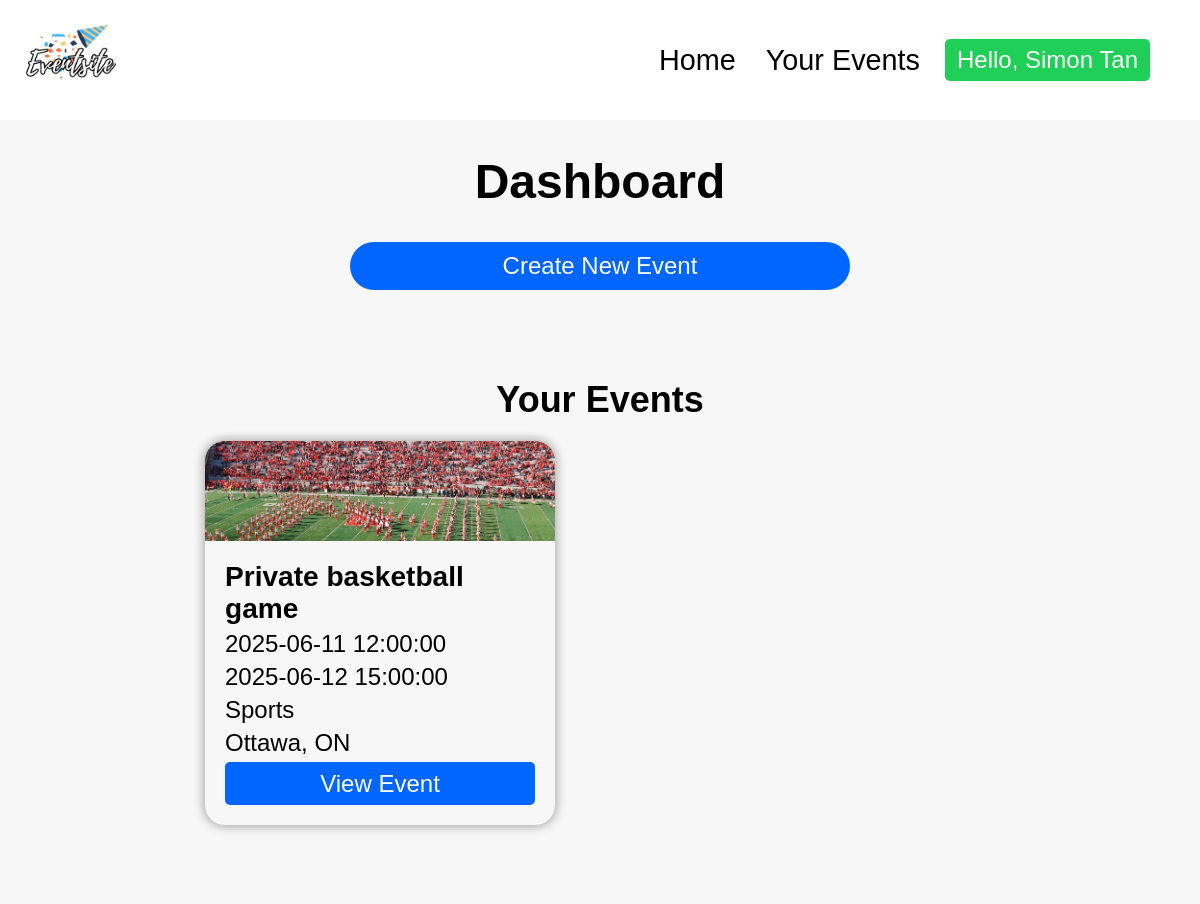
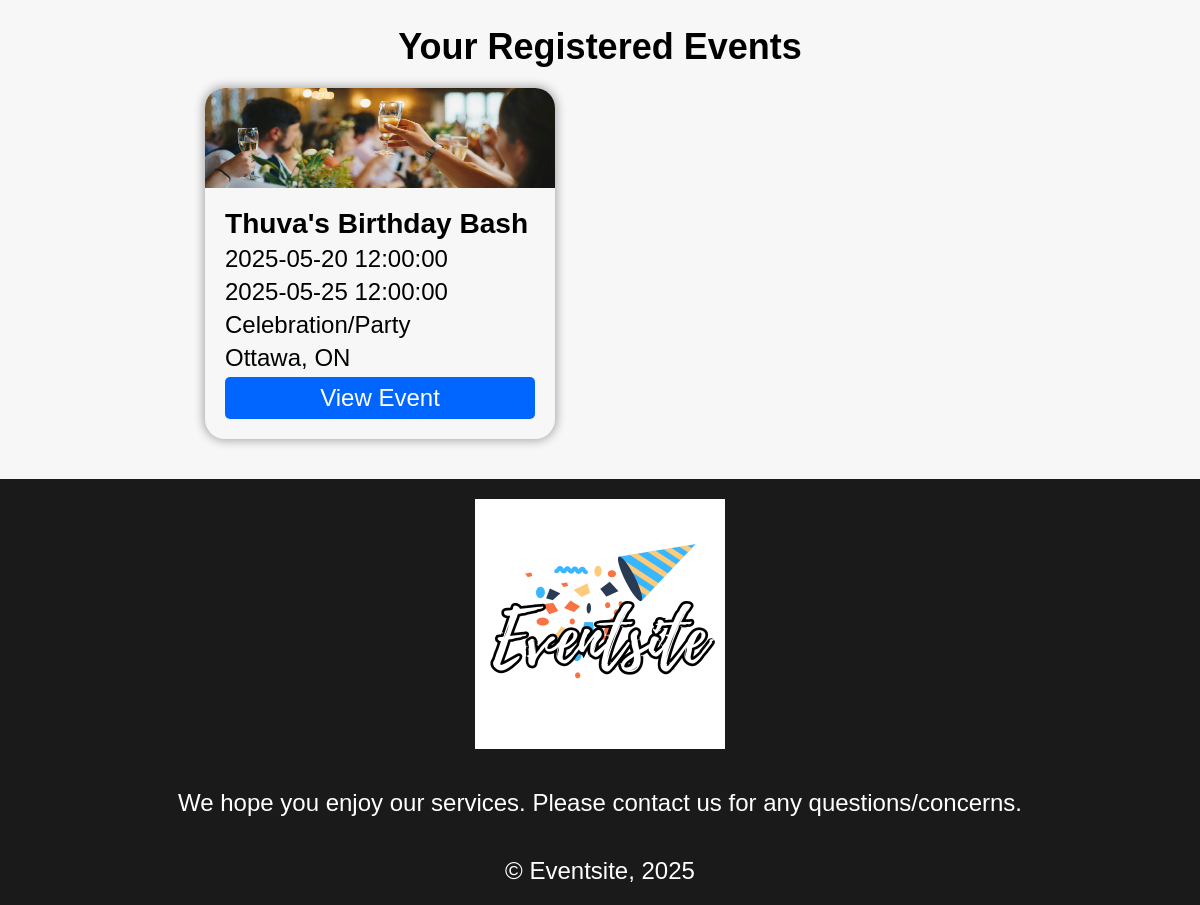
The page /public/server/yourevents.php (signed in) on the database its author committed (2 pictures, top to bottom).
### tables this page shows
CREATE TABLE IF NOT EXISTS `EVENT` (
    Event_Id INT AUTO_INCREMENT,
    Event_Name VARCHAR(100) NOT NULL,
    Event_Description TEXT NOT NULL,
    Event_Type_Id INT NOT NULL,
    Start_Date DATETIME NOT NULL,
    End_Date DATETIME NOT NULL,
    Visibility ENUM('Public','Private') NOT NULL,
    Address VARCHAR(255) NOT NULL,
    City VARCHAR(100) NOT NULL,
    Province VARCHAR(100) NOT NULL,
    Postal_Code VARCHAR(20) NOT NULL,
    CONSTRAINT EventPK PRIMARY KEY (`Event_ID`),
    CONSTRAINT Event_Event_IdFK FOREIGN KEY (`Event_Type_Id`) 
      REFERENCES `event_type`(`Event_Type_Id`) 
        ON UPDATE NO ACTION
        ON DELETE NO ACTION
);

CREATE TABLE IF NOT EXISTS `EVENT_TYPE` (
  Event_Type_Id INT AUTO_INCREMENT,
  Type VARCHAR(50) NOT NULL,
  CONSTRAINT Event_Type_IdPK PRIMARY KEY (`Event_Type_Id`)
);

### private/functions/connection.php (the view, shortened to what this page needs)
<?php
function confirm_not_empty($result_set) {
  if(mysqli_num_rows($result_set) > 0) {
    return true;
  }
  else {
    return false;
  }
}
function printevents($result_set) {
  while ($results = mysqli_fetch_assoc($result_set)) {
    if ($results['Type'] == "Sports") {
      echo "<div class='eventbox sportbackground'>";
    }
    elseif ($results['Type'] == "Conference") {
      echo "<div class='eventbox conferencebackground'>";
    }
    elseif ($results['Type'] == "Celebration/Party") {
      echo "<div class='eventbox partybackground'>";
    }
    else {
      echo "<div class='eventbox'>";
    }
    echo "<h3>" . $results['Event_Name'] . "</h3>";
    echo "<p>" . $results['Start_Date'] . "</p>";
    echo "<p>" . $results['End_Date'] . "</p>";
    echo "<p>" . $results['Type'] . "</p>";
    echo "<p>" . $results['City'] . ", " . $results['Province'] . "</p>";
    echo '<a class="eventboxlink" href="displayevent.php?eventid=' . $results['Event_Id'] . '">View Event</a>';
    echo "</div>";
  }
}
?>

### public/server/yourevents.php (shortened to what this page needs)
<?php
  require_once "../../private/functions/connection.php";
  $database = db_connect();
?>
<!DOCTYPE html>
<html lang="en">
<head>
  <link rel="stylesheet" href="../css/general.css" type="text/css">
</head>
<body>
  <?php
    include "../../private/functions/loggedinheader.php";
  ?>
  <main>
    <h1 class="middleheader">Dashboard</h1>
    <a href="createevent.php" id="createnewevent">Create New Event</a>
    <section class="grideventslide">
      <h2 class="middleheader">Your Events</h2>
      <div class="grideventcontainer">
        <?php
          $sql = "SELECT * ";
          $sql .= "FROM EVENT JOIN USER_EVENT ON EVENT.Event_Id = USER_EVENT.Event_Id ";
          $sql .= "JOIN EVENT_TYPE ON EVENT.Event_Type_Id = EVENT_TYPE.Event_Type_Id ";
          $sql .= 'WHERE Email_Address = "' . $_SESSION['Email'] . '" AND Relationship = "Owner" ';
          $sql .= "AND End_Date > CURRENT_TIMESTAMP;";
          $result_set = mysqli_query($database, $sql);
          if (confirm_not_empty($result_set)) {
            printevents($result_set);
          }
          else {
            echo "No results found";
          }
        ?>
      </div>
    </section>
    <div class='grideventslide'>
      <h2 class="middleheader">Your Registered Events</h2>
      <div class="grideventcontainer">
        <?php
          $registered_sql = "SELECT * ";
          $registered_sql .= "FROM EVENT JOIN USER_EVENT ON EVENT.Event_Id = USER_EVENT.Event_Id ";
          $registered_sql .= "JOIN EVENT_TYPE ON EVENT.Event_Type_Id = EVENT_TYPE.Event_Type_Id ";
          $registered_sql .= 'WHERE Email_Address = "' . $_SESSION['Email'];
          $registered_sql .= '" AND Relationship = "Participant" ';
          $registered_sql .= "AND End_Date > CURRENT_TIMESTAMP;";
          $registered_result_set = mysqli_query($database, $registered_sql);
          if (confirm_not_empty($registered_result_set)) {
            printevents($registered_result_set);
          }
          else {
            echo "No results found";
          }
        ?>
      </div>
    </div>
  </main>
  <?php
    include "../../private/functions/footer.php"
  ?>
</body>

### private/functions/loggedinheader.php
<?php
  echo
    "<header>",
      "<a href='browse.php' class='logo'><img src='../images/logo.png' alt='logo for company'></a>",
      "<nav>",
        "<ul>",
            "<li>",
              "<a href='browse.php'>Home</a>",
            "</li>",
            "<li>",
              "<a href='yourevents.php'>Your Events</a>",
            "</li>",
            "<li class='logoutmenu'>";
  echo  '<button class="logoutbutton">Hello, ' . $_SESSION["First_Name"] . " "
          . $_SESSION["Last_Name"] . '</button>';
  echo  "<a class='logoutlink' href='logout.php'>Logout</a>",
            "</li>",
      "</nav>",
    "</header>";
?>

### private/functions/footer.php
<?php
  echo
    "<footer>",
      "<img src='../images/logo.png' alt='logo for company'>",
      "<p>We hope you enjoy our services. Please contact us for any questions/concerns.</p>",
      "<p>&copy; Eventsite, 2025</p>",
    "</footer>";
?>

### public/css/general.css (style rules this page uses)
* { margin:0; padding:0; }
body { position:relative; background-color: #f7f7f7; font-size:24px; font-family:'Gill Sans', 'Gill Sans MT', Calibri, 'Trebuchet MS', sans-serif; }
header { position:relative; box-sizing:border-box; height:15vh; padding:20px; background-color:white; display:flex; justify-content:space-between; align-content:center; align-items:center; }
main { position:relative; box-sizing:border-box; min-height:85vh; }
footer { position:relative; box-sizing:border-box; background-color:rgb(26, 26, 26); display:flex; flex-direction:column; justify-content:flex-start; align-items:center; padding:20px; gap: 40px; color:white; }
footer img { width:250px; height:250px; }
nav { display:flex; justify-content:right; padding:0px 30px; }
nav ul { display:flex; align-content:center; align-items:center; gap: 20px; }
nav li { display:inline-block; }
nav a { display:inline-block; font-size:larger; text-decoration-line:none; color:inherit; padding:5px; border-radius:5px; }
.logo img { width:100px; height:100px; }
.eventbox { background-image: url("../images/concertbackground.jpg"); background-size: 100% 100px; background-repeat:no-repeat; background-position:top; border-radius: 20px; box-shadow: 0px 0px 10px 2px rgb(173, 172, 172); padding:120px 20px 20px; box-sizing:border-box; width:350px; display:grid; grid-template-columns:auto; gap:5px; }
.eventbox a { align-self:flex-end; }
.sportbackground { background-image: url("../images/sportbackground.jpg"); }
.partybackground { background-image: url("../images/partybackground.jpg"); }
.eventboxlink { display:block; background-color:rgb(0, 102, 255); color:white; padding:0.3em 0.5em; border-radius:5px; border:none; font-size:1em; text-decoration-line:none; text-align:center; }
.grideventslide { padding: 40px; }
.grideventslide h2 { margin-bottom:20px; }
.grideventcontainer { position:relative; display:grid; grid-template-columns: repeat(3, 375px); justify-content:center; gap: 40px; }
.middleheader { margin:0.7em 1em; text-align:center; }
#createnewevent { display:block; margin:1em auto; width:40%; background-color:rgb(0, 102, 255); color:white; text-decoration-line:none; text-align:center; border-radius:50px; padding:10px; }
h1 { text-align:center; margin-bottom:0.5em; }
button { background-color:rgb(0, 102, 255); color:white; padding:0.3em 0.5em; border-radius:5px; border:none; font-size:1em; cursor:pointer; width:100%; }
.logoutmenu { position: relative; display: block; }
.logoutbutton { width:fit-content; background-color:#1fcf57; color:white; }
@media screen and (max-width: 1230px) { .grideventcontainer { grid-template-columns: repeat(2, 375px); } }

### rows shown on the page
event: Event_Name "Private basketball game", Start_Date "2025-06-11 12:00:00", End_Date "2025-06-12 15:00:00", Event_Type_Id.Type "Sports", City "Ottawa", Province "ON"
event: Event_Name "Thuva's Birthday Bash", Start_Date "2025-05-20 12:00:00", End_Date "2025-05-25 12:00:00", Event_Type_Id.Type "Celebration/Party", City "Ottawa", Province "ON"

### other values the page prints
$_SESSION["First_Name"] "Simon"
$_SESSION["Last_Name"] "Tan"
